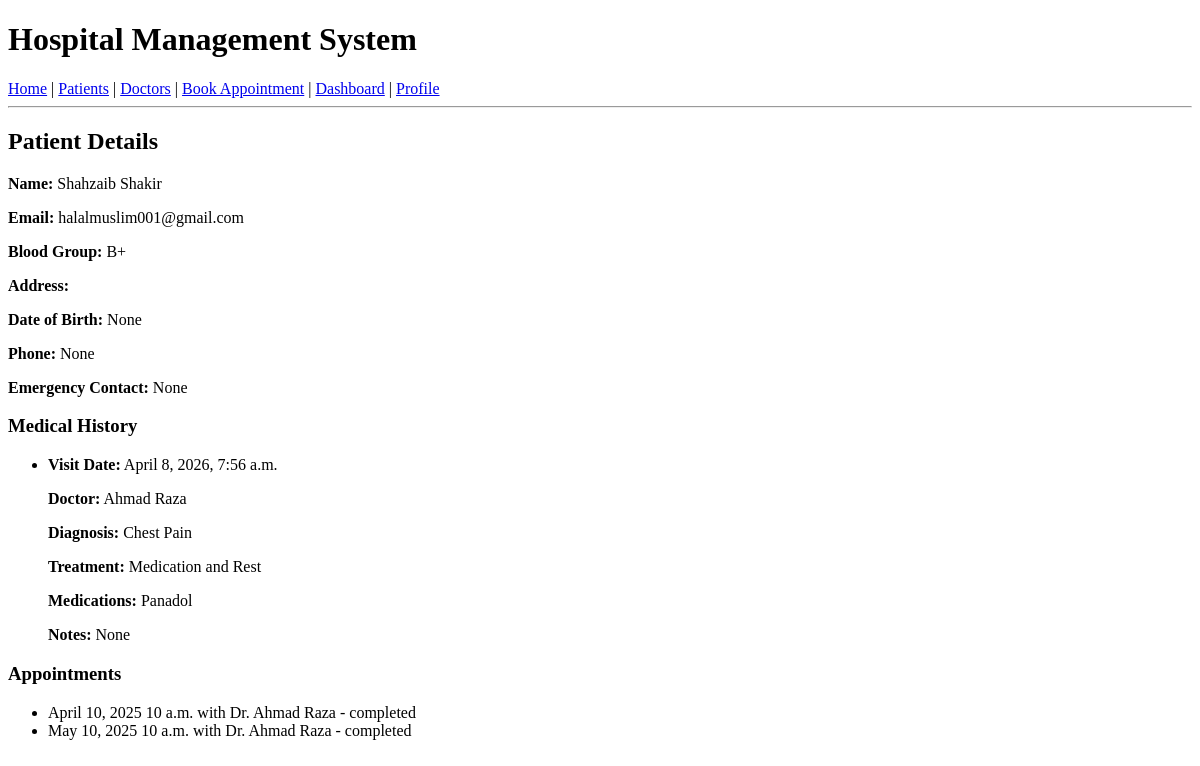
Before: /patients/1/ (signed in) with the older database file.
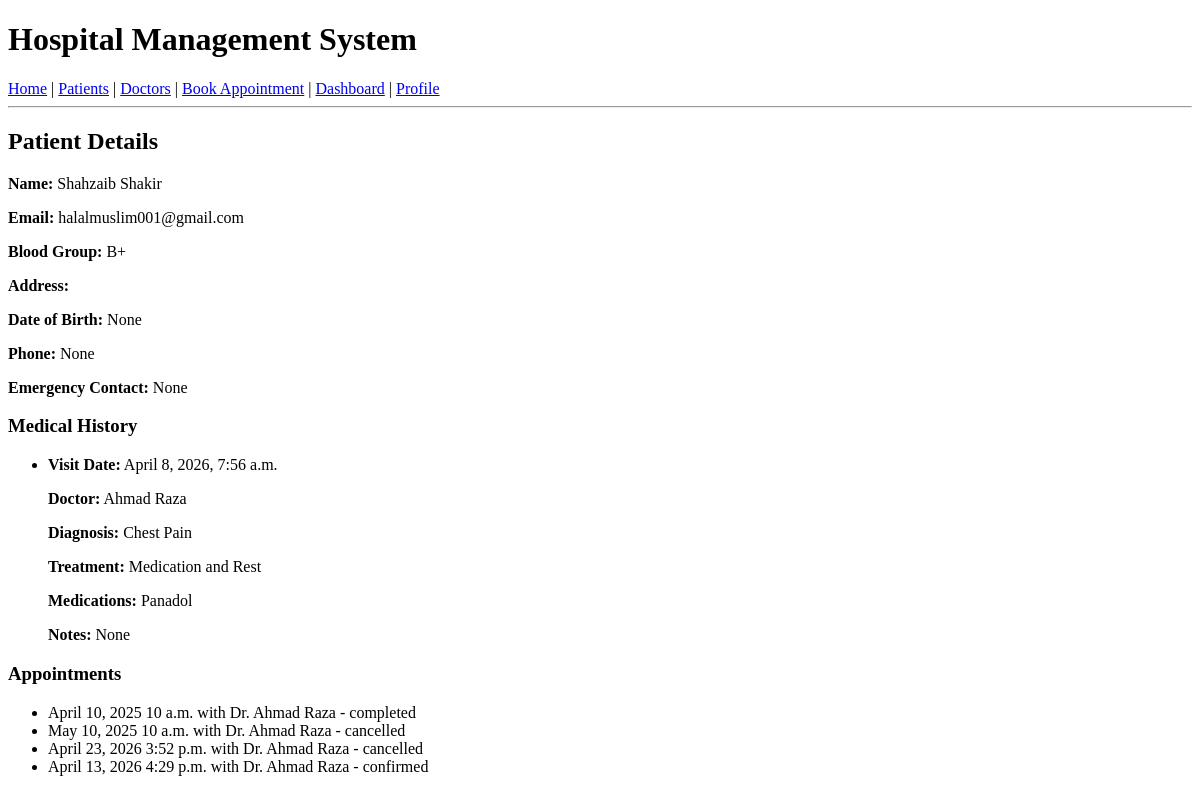
After: the same page with the newer database file.
### patients/models.py (models this page shows, shortened)
class MedicalHistory(models.Model):
    patient = models.ForeignKey(PatientProfile, on_delete=models.CASCADE, related_name='medical_histories')
    diagnosis = models.TextField()
    treatment = models.TextField()
    prescribed_medications = models.TextField(null=True, blank=True)
    notes = models.TextField(null=True, blank=True)
    visit_date = models.DateTimeField(auto_now_add=True)
    doctor = models.ForeignKey(User, on_delete=models.SET_NULL, null=True, related_name='patient_visits')

### accounts/models.py (models this page shows, shortened)
class User(AbstractUser):
    role_choices = [
        ('patient', 'Patient'),
        ('doctor', 'Doctor'),
        ('receptionist', 'Receptionist'),
        ('admin', 'Admin'),
    ]
    name = models.CharField(max_length=255)
    role = models.CharField(choices=role_choices, max_length=20, default='patient')

### doctors/models.py (models this page shows, shortened)
class Appointments(models.Model):
    STATUS_CHOICES = [
        ('pending', 'Pending'),
        ('confirmed', 'Confirmed'),
        ('completed', 'Completed'),
        ('cancelled', 'Cancelled'),
    ]
    doctor=models.ForeignKey(DoctorProfile,on_delete=models.CASCADE,related_name='appointments')
    patient=models.ForeignKey(PatientProfile,on_delete=models.CASCADE,related_name='appointments')
    appointment_date = models.DateField()
    appointment_time = models.TimeField()
    status = models.CharField(max_length=20, choices=STATUS_CHOICES, default='pending')
    reason = models.TextField(null=True, blank=True)
    created_at = models.DateTimeField(auto_now_add=True)
    class Meta:
        unique_together=['doctor','appointment_time','appointment_date']

class DoctorProfile(models.Model):
    user = models.OneToOneField(User, on_delete=models.CASCADE, related_name='doctor_profile')
    specialization = models.CharField(max_length=100, null=True, blank=True)
    qualification = models.CharField(max_length=100, null=True, blank=True)
    experience_years = models.IntegerField(default=0)
    phone = models.CharField(max_length=15, null=True, blank=True)
    available_from = models.TimeField(null=True, blank=True)
    available_to = models.TimeField(null=True, blank=True)

### patients/views.py (the view)
# urls.py: path('patients/<int:pk>/',PatientDetailView.as_view(),name='patient_detail'),
class PatientDetailView(DetailView):
    model=PatientProfile
    template_name='patient_details.html'
    context_object_name='patient'
    def dispatch(self, request, *args, **kwargs):
        if not request.user.is_authenticated:
            return redirect('login')
        return super().dispatch(request, *args, **kwargs)
    def get_queryset(self):
        queryset = PatientProfile.objects.select_related('user').prefetch_related('medical_histories__doctor', 'appointments__doctor__user')
        role = getattr(self.request.user, 'role', None)
        if role == 'patient':
            return queryset.filter(user=self.request.user)
        if role in ['doctor', 'receptionist', 'admin']:
            return queryset
        return queryset.none()

### templates/patient_details.html (shortened to what this page needs)
{% extends 'base.html' %}
{% block content %}
<h2>Patient Details</h2>
<p><strong>Name:</strong> {{ patient.user.name }}</p>
<p><strong>Email:</strong> {{ patient.user.email }}</p>
<p><strong>Blood Group:</strong> {{ patient.blood_group }}</p>
<p><strong>Address:</strong> {{ patient.Address }}</p>
<p><strong>Date of Birth:</strong> {{ patient.date_of_birth }}</p>
<p><strong>Phone:</strong> {{ patient.phone }}</p>
<p><strong>Emergency Contact:</strong> {{ patient.emergency_contact }}</p>
<h3>Medical History</h3>
<ul>
  {% for history in patient.medical_histories.all %}
    <li>
      <p><strong>Visit Date:</strong> {{ history.visit_date }}</p>
      <p><strong>Doctor:</strong> {{ history.doctor.name }}</p>
      <p><strong>Diagnosis:</strong> {{ history.diagnosis }}</p>
      <p><strong>Treatment:</strong> {{ history.treatment }}</p>
      <p><strong>Medications:</strong> {{ history.prescribed_medications }}</p>
      <p><strong>Notes:</strong> {{ history.notes }}</p>
    </li>
  {% empty %}
    <li>No medical history available.</li>
  {% endfor %}
</ul>
<h3>Appointments</h3>
<ul>
  {% for appointment in patient.appointments.all %}
    <li>
      {{ appointment.appointment_date }} {{ appointment.appointment_time }}
      with Dr. {{ appointment.doctor.user.name }} - {{ appointment.status }}
    </li>
  {% empty %}
    <li>No appointments available.</li>
  {% endfor %}
</ul>
{% endblock %}

Changed rows visible on the page:
changed Appointments "May 10, 2025": status "completed" → "cancelled"
added Appointments: appointment_date "April 23, 2026", appointment_time "3:52 p.m.", doctor.user.name "Ahmad Raza", status "cancelled"
added Appointments: appointment_date "April 13, 2026", appointment_time "4:29 p.m.", doctor.user.name "Ahmad Raza", status "confirmed"
